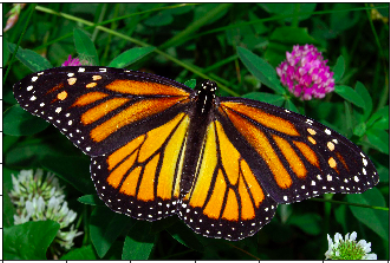
#> input picture Screenshot 2023-03-28 at 10.17.35 PM copy.png, 390 x 263 px, found by its file name
$ python 'image_Review_1_distance copy.py'
#> lines starting #> are read from the running program, lines starting #| are printed output that depends on the picture; long printed decimals are rounded
import numpy as np
import cv2

def subtractive_clustering(img, density, c):
    # Initialize list of centers with the first pixel in the image
    centers = [(0, 0, img[0][0])]
    # Iterate over every pixel in the image
    for i in range(img.shape[0]):
        for j in range(img.shape[1]):
            # Check if the distance between the current pixel and all the centers is greater than the density
            if np.min([np.sqrt((i-x)**2 + (j-y)**2) for x, y, _ in centers]) > density:
                print("distance",np.min([np.sqrt((i-x)**2 + (j-y)**2) for x, y, _ in centers]))
                # If the distance is greater than the density, add the pixel to the centers
                centers.append((i, j, img[i][j]))
            # If the number of centers is greater than c, break the loop
            if len(centers) >= c:
                break
        if len(centers) >= c:
            break
    # Return the centers
    return centers

def k_means_clustering(img, k, centers):
    # Create an array to store the cluster assignments for each pixel
    labels = np.zeros((img.shape[0], img.shape[1]), dtype=np.int32)
    # Create an array to store the cluster means
    means = np.zeros((k, 3), dtype=np.float32)
    # Assign each center to a cluster
    for i, center in enumerate(centers):
        means[i] = center[2]
    # Run the k-means algorithm
    for iter in range(10):
        # Assign each pixel to the nearest cluster
        for i in range(img.shape[0]):
            for j in range(img.shape[1]):
                # Compute the distance between the pixel and all the cluster means
                distances = np.sqrt(np.sum((img[i][j] - means) ** 2, axis=1))
                # Assign the pixel to the nearest cluster
                labels[i][j] = np.argmin(distances)
        # Update the cluster means
        for i in range(k):
            cluster_pixels = img[labels == i]
            if len(cluster_pixels) > 0:
                means[i] = np.mean(cluster_pixels, axis=0)
    # Return the cluster assignments for each pixel
    return labels

# Load the image
img = cv2.imread('/Users/adarshjatti/Desktop/Datasets/Screenshot 2023-03-28 at 10.17.35 PM copy.png')
#> img is the input picture: shape (263, 390, 3); mean B, G, R 29.6, 69.7, 61.5
#cv2.imshow('original Image', img)

# Convert the image to grayscale
gray = cv2.cvtColor(img, cv2.COLOR_BGR2GRAY)
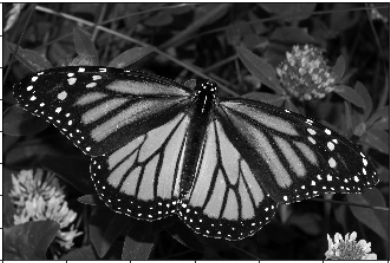
#> gray: shape (263, 390); min 0, max 255, mean 62.7
print("gray")
print(gray)
#> (printed output is left out)
cv2.imshow('original Image', gray)

# Apply Gaussian blur to reduce noise
blur = cv2.GaussianBlur(gray, (5, 5), 0)
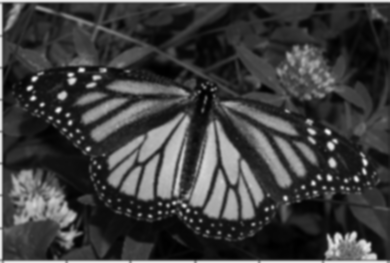
#> blur: shape (263, 390); min 0, max 238, mean 62.6
print("blur")
print(len(blur))
#| 263
# Apply subtractive clustering to find initial centers
centers = subtractive_clustering(blur, 50, 10)
#> in subtractive_clustering, `centers = [(0, 0, img[0][0])]`: centers = [(0, 0, 237)]
#> the loop in subtractive_clustering, `for i in range(img.shape[0]):` made 45 passes
#| distance 51.0
#| distance 51.0
#| distance 51.0
#| distance 51.0
#| distance 51.0
#| distance 51.0
#| distance 51.0
#| distance 50.448
#| distance 50.120
#> after the loop in subtractive_clustering, `for i in range(img.shape[0]):`: centers = [(0, 0, 237), (0, 51, 233), (0, 102, 234), (0, 153, 234), (0, 204, 234), (0, 255, 233), (0, 306, 234), (0, 357, 233), (39, 389, 21), (44, 24, 20)]
print("centers")
print(centers)
#| [(0, 0, 237), (0, 51, 233), (0, 102, 234), (0, 153, 234), (0, 204, 234), (0, 255, 233), (0, 306, 234), (0, 357, 233), (39, 389, 21), (44, 24, 20)]

# Apply k-means clustering to segment the image
labels = k_means_clustering(blur, len(centers), centers)
#> in k_means_clustering, `labels = np.zeros((img.shape[0], img.shape[1]), dtype=np.int32)`: labels: shape (263, 390) int32; every value is 0
#> in k_means_clustering, `means = np.zeros((k, 3), dtype=np.float32)`: means = [[0, 0, 0], [0, 0, 0], [0, 0, 0], [0, 0, 0], [0, 0, 0], [0, 0, 0], [0, 0, 0], [0, 0, 0], [0, 0, 0], [0, 0, 0]]
#> the loop in k_means_clustering, `for i, center in enumerate(centers):` made 10 passes
#> after the loop in k_means_clustering, `for i, center in enumerate(centers):`: means = [[237, 237, 237], [233, 233, 233], [234, 234, 234], [234, 234, 234], [234, 234, 234], [233, 233, 233], [234, 234, 234], [233, 233, 233], [21, 21, 21], [20, 20, 20]]
#> after the loop in k_means_clustering, `for iter in range(10):`:
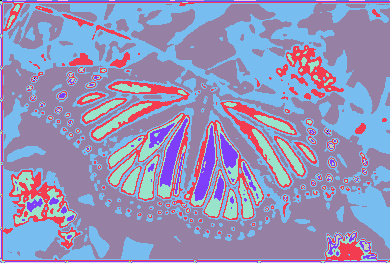
#> labels: shape (263, 390) int32; 10 distinct labels, from 0 to 9; one colour per label, 0 black
#> after the loop in k_means_clustering, `for iter in range(10):`: means = [[237, 237, 237], [110.5, 110.5, 110.5], [235, 235, 235], [216.8, 216.8, 216.8], [232, 232, 232], [156.4, 156.4, 156.4], [234, 234, 234], [189, 189, 189], [57.92, 57.92, 57.92], [22.18, 22.18, 22.18]]
# Display the segmented image
segmented = np.zeros_like(img)
#> segmented: shape (263, 390, 3); every value is 0
for i in range(len(centers)):
    segmented[labels == i] = centers[i][2]
#> this loop made 10 passes
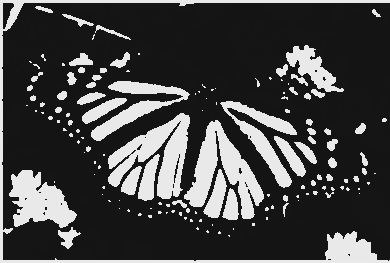
#> segmented: shape (263, 390, 3); min 20, max 237, mean 69.8
cv2.imshow('Old Segmented Image', segmented)
cv2.waitKey(0)
cv2.destroyAllWindows()
